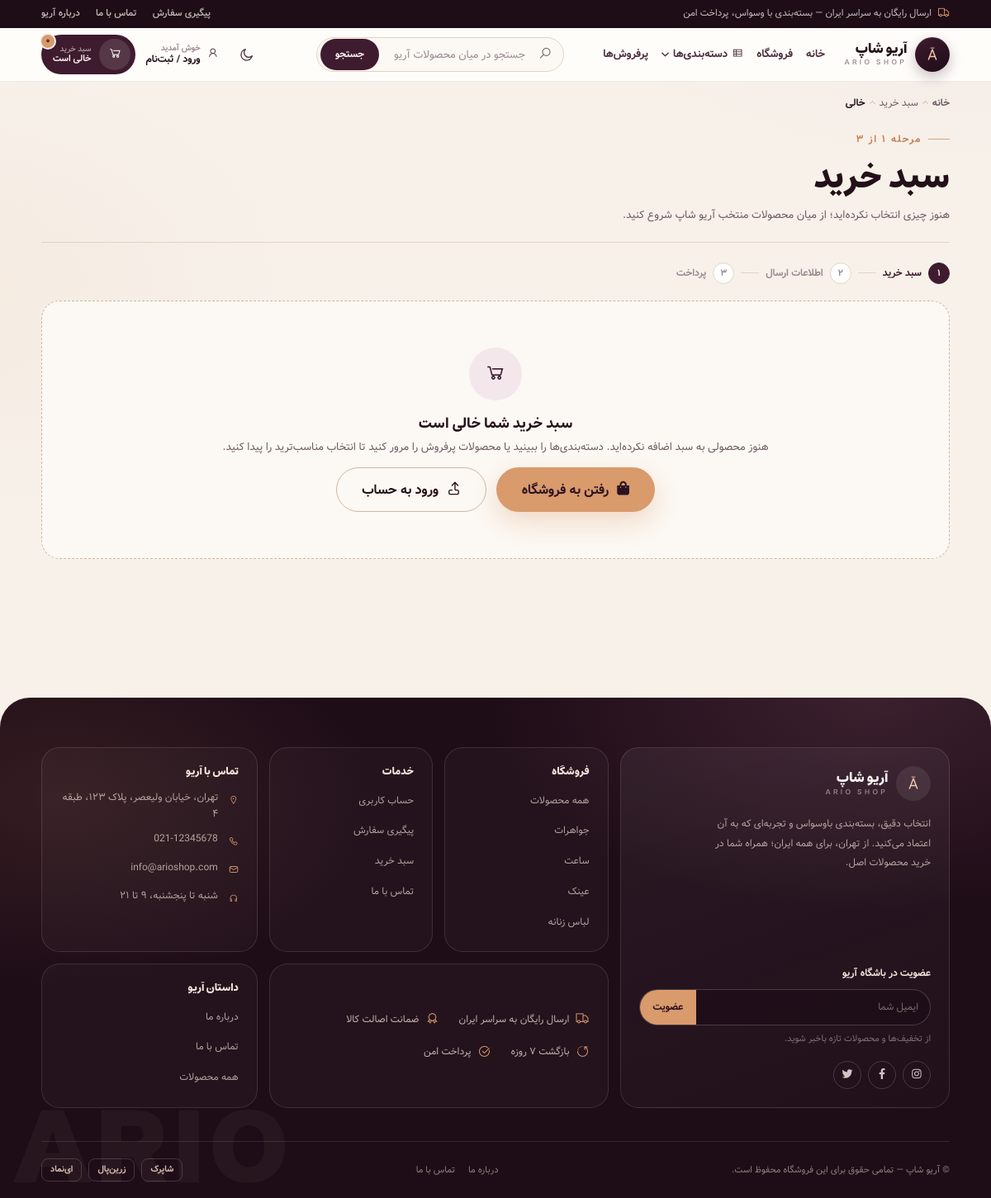
/cart/empty/, run on the app's committed database.
### Products_Module/models.py (models this page shows, shortened)
class Category(models.Model):
    name = models.CharField(max_length=200, verbose_name='نام دسته‌بندی')
    slug = models.SlugField(max_length=200, unique=True, allow_unicode=True, verbose_name='نامک')
    image = models.ImageField(upload_to='categories/', blank=True, null=True, verbose_name='تصویر')
    parent = models.ForeignKey('self', on_delete=models.CASCADE, null=True, blank=True, related_name='children',
                               verbose_name='دسته والد')
    is_active = models.BooleanField(default=True, verbose_name='فعال')
    created_at = models.DateTimeField(auto_now_add=True, verbose_name='تاریخ ایجاد')
    updated_at = models.DateTimeField(auto_now=True, verbose_name='تاریخ به‌روزرسانی')
    class Meta:
        verbose_name = 'دسته‌بندی'
        verbose_name_plural = 'دسته‌بندی‌ها'
        ordering = ['name']
        indexes = [
            models.Index(fields=['is_active', 'parent'], name='category_active_parent_idx'),
        ]
    def get_absolute_url(self):
        return reverse('products:category', kwargs={'slug': self.slug})
    @property
    def has_children(self):
        cached = getattr(self, '_has_children', None)
        if cached is None:
            prefetched = getattr(self, '_prefetched_objects_cache', {}).get('children')
            if prefetched is not None:
                cached = any(child.is_active for child in prefetched)
            else:
                cached = self.children.filter(is_active=True).exists()
            self._has_children = cached
        return cached

### Contact_Module/models.py (models this page shows, shortened)
class ContactInfo(models.Model):
    office_address = models.TextField(verbose_name='آدرس دفتر')
    email = models.EmailField(verbose_name='ایمیل')
    phone1 = models.CharField(max_length=15, verbose_name='تلفن اول')
    phone2 = models.CharField(max_length=15, blank=True, null=True, verbose_name='تلفن دوم')
    map_embed = models.TextField(verbose_name='کد iframe نقشه گوگل')
    facebook_url = models.URLField(blank=True, null=True, verbose_name='لینک فیسبوک')
    twitter_url = models.URLField(blank=True, null=True, verbose_name='لینک توییتر')
    instagram_url = models.URLField(blank=True, null=True, verbose_name='لینک اینستاگرام')
    youtube_url = models.URLField(blank=True, null=True, verbose_name='لینک یوتیوب')
    pinterest_url = models.URLField(blank=True, null=True, verbose_name='لینک پینترست')
    is_active = models.BooleanField(default=True, verbose_name='فعال')
    created_at = models.DateTimeField(auto_now_add=True, verbose_name='تاریخ ایجاد')
    updated_at = models.DateTimeField(auto_now=True, verbose_name='تاریخ بروزرسانی')
    class Meta:
        verbose_name = 'اطلاعات تماس'
        verbose_name_plural = 'اطلاعات تماس'

### Cart_Module/views.py (the view)
# urls.py: path('empty/', views.cart_empty, name='empty'),
@never_cache
def cart_empty(request):
    return render(request, 'cart/cart_empty.html')

### Cart_Module/templates/cart/cart_empty.html (shortened to what this page needs)
{% extends 'shared/base.html' %}
{% load static %}
{% block body_class %}no-bottomnav{% endblock %}
{% block content %}
<div class="ar-container">
    {% include 'shared/breadcrumbs.html' with crumb1_title="سبد خرید" crumb_last="خالی" %}
    {% include 'shared/page_head.html' with title="سبد خرید" desc="هنوز چیزی انتخاب نکرده‌اید؛ از میان محصولات منتخب آریو شاپ شروع کنید." eyebrow="مرحله ۱ از ۳" %}
</div>
<div class="ar-container page-content">
    <ol class="ar-cartsteps" aria-label="مراحل خرید">
        <li class="ar-step is-current" aria-current="step">
            <span class="ar-step__dot">۱</span>
            <span>سبد خرید</span>
        </li>
        <li class="ar-step__sep" aria-hidden="true"></li>
        <li class="ar-step">
            <span class="ar-step__dot">۲</span>
            <span>اطلاعات ارسال</span>
        </li>
        <li class="ar-step__sep" aria-hidden="true"></li>
        <li class="ar-step">
            <span class="ar-step__dot">۳</span>
            <span>پرداخت</span>
        </li>
    </ol>
    <div class="ar-empty">
        <span class="ar-empty__icon"><i class="icon-shopping-cart" aria-hidden="true"></i></span>
        <p>
            <strong>سبد خرید شما خالی است</strong>
            هنوز محصولی به سبد اضافه نکرده‌اید. دسته‌بندی‌ها را ببینید یا محصولات پرفروش را مرور کنید تا انتخاب مناسب‌ترید را پیدا کنید.
        </p>
        <div class="ar-row-center">
            <a class="ar-btn ar-btn--gold ar-btn--lg" href="{% url 'products:list' %}">
                <i class="icon-shopping-bag" aria-hidden="true"></i>
                رفتن به فروشگاه
            </a>
            {% if user.is_authenticated %}
            <a class="ar-btn ar-btn--outline ar-btn--lg" href="{% url 'accounts:orders' %}">
                <i class="icon-th-list" aria-hidden="true"></i>
                سفارش‌های من
            </a>
            {% else %}
            <a class="ar-btn ar-btn--outline ar-btn--lg" href="{% url 'accounts:login_register' %}">
                <i class="icon-sign-in" aria-hidden="true"></i>
                ورود به حساب
            </a>
            {% endif %}
        </div>
    </div>
</div>
{% endblock %}

### templates/shared/footer.html (shortened to what this page needs)
{% load static %}
{% load number_tags %}
<footer class="ar-footer">
    <div class="ar-container">
        <div class="ar-footer__grid">
            <div class="ar-footer__cell ar-footer__cell--brand">
                <a href="{% url 'index' %}" class="ar-brand" aria-label="آریو شاپ — صفحه اصلی">
                    <span class="ar-brand__mark">{% include 'shared/logo_mark.html' %}</span>
                    <span class="ar-brand__text">
                        <span class="ar-brand__name">آریو شاپ</span>
                        <span class="ar-brand__tag">ARIO SHOP</span>
                    </span>
                </a>
                <p class="ar-footer__about">
                    انتخاب دقیق، بسته‌بندی باوسواس و تجربه‌ای که به آن اعتماد می‌کنید.
                    از تهران، برای همه ایران؛ همراه شما در خرید محصولات اصل.
                </p>
                <form class="ar-subscribe" action="{% url 'contact' %}" method="post">
                    <label class="ar-subscribe__label" for="arNewsletterEmail">عضویت در باشگاه آریو</label>
                    <div class="ar-subscribe__field">
                        <input id="arNewsletterEmail" type="email" name="email" placeholder="ایمیل شما" required autocomplete="email">
                        <button type="submit">عضویت</button>
                    </div>
                    <span class="ar-subscribe__hint">از تخفیف‌ها و محصولات تازه باخبر شوید.</span>
                </form>
                <div class="ar-socials">
                    {% if contact_info.instagram_url %}<a href="{{ contact_info.instagram_url }}" target="_blank" rel="noopener" aria-label="اینستاگرام"><i class="icon-instagram" aria-hidden="true"></i></a>{% endif %}
                    {% if contact_info.facebook_url %}<a href="{{ contact_info.facebook_url }}" target="_blank" rel="noopener" aria-label="فیسبوک"><i class="icon-facebook-f" aria-hidden="true"></i></a>{% endif %}
                    {% if contact_info.twitter_url %}<a href="{{ contact_info.twitter_url }}" target="_blank" rel="noopener" aria-label="توییتر"><i class="icon-twitter" aria-hidden="true"></i></a>{% endif %}
                </div>
            </div>
            <div class="ar-footer__cell">
                <h3 class="ar-footer__title">فروشگاه</h3>
                <ul class="ar-footer__links">
                    <li><a href="{% url 'products:list' %}">همه محصولات</a></li>
                    {% for category in navbar_categories|slice:":4" %}
                    <li><a href="{{ category.get_absolute_url }}">{{ category.name }}</a></li>
                    {% endfor %}
                </ul>
            </div>
            <div class="ar-footer__cell">
                <h3 class="ar-footer__title">خدمات</h3>
                <ul class="ar-footer__links">
                    <li><a href="{% url 'accounts:dashboard' %}">حساب کاربری</a></li>
                    <li><a href="{% url 'accounts:orders' %}">پیگیری سفارش</a></li>
                    <li><a href="{% url 'cart:detail' %}">سبد خرید</a></li>
                    <li><a href="{% url 'contact' %}">تماس با ما</a></li>
                </ul>
            </div>
            <div class="ar-footer__cell">
                <h3 class="ar-footer__title">تماس با آریو</h3>
                <ul class="ar-contact-list">
                    {% if contact_info.office_address %}
                    <li><i class="icon-map-marker" aria-hidden="true"></i><span>{{ contact_info.office_address|fa_digits }}</span></li>
                    {% endif %}
                    {% if contact_info.phone1 %}
                    <li><i class="icon-phone" aria-hidden="true"></i><a href="tel:{{ contact_info.phone1 }}" dir="ltr">{{ contact_info.phone1 }}</a></li>
                    {% endif %}
                    {% if contact_info.email %}
                    <li><i class="icon-envelope" aria-hidden="true"></i><a href="mailto:{{ contact_info.email }}" dir="ltr">{{ contact_info.email }}</a></li>
                    {% endif %}
                    <li><i class="icon-headphones" aria-hidden="true"></i><span>شنبه تا پنجشنبه، ۹ تا ۲۱</span></li>
                </ul>
            </div>
            <div class="ar-footer__cell ar-footer__cell--trust">
                <ul class="ar-footer__trust">
                    <li><i class="icon-truck" aria-hidden="true"></i> ارسال رایگان به سراسر ایران</li>
                    <li><i class="icon-certificate" aria-hidden="true"></i> ضمانت اصالت کالا</li>
                    <li><i class="icon-rotate-left" aria-hidden="true"></i> بازگشت ۷ روزه</li>
                    <li><i class="icon-check-circle-o" aria-hidden="true"></i> پرداخت امن</li>
                </ul>
            </div>
            <div class="ar-footer__cell">
                <h3 class="ar-footer__title">داستان آریو</h3>
                <ul class="ar-footer__links">
                    <li><a href="{% url 'AboutUs_Module:about' %}">درباره ما</a></li>
                    <li><a href="{% url 'contact' %}">تماس با ما</a></li>
                    <li><a href="{% url 'products:list' %}">همه محصولات</a></li>
                </ul>
            </div>
        </div>
        <div class="ar-footer__bottom">
            <p style="margin:0">© آریو شاپ — تمامی حقوق برای این فروشگاه محفوظ است.</p>
            <ul class="ar-footer__legal">
                <li><a href="{% url 'AboutUs_Module:about' %}">درباره ما</a></li>
                <li><a href="{% url 'contact' %}">تماس با ما</a></li>
            </ul>
            <div class="ar-footer__badges" aria-label="درگاه‌های پرداخت">
                <span class="ar-footer__badge">شاپرک</span>
                <span class="ar-footer__badge">زرین‌پال</span>
                <span class="ar-footer__badge">ای‌نماد</span>
            </div>
        </div>
        <div class="ar-footer__wordmark" aria-hidden="true">ARIO</div>
    </div>
</footer>

### data on the page
Category: name "جواهرات"
Category: name "ساعت"
Category: name "عینک"
Category: name "لباس زنانه"
ContactInfo: office_address|fa_digits "تهران، خیابان ولیعصر، پلاک ۱۲۳، طبقه ۴", phone1 "021-12345678", email "info@arioshop.com"

### other printed values
{{ cart_count|default:0|ar_digits }} "۰"
{{ crumb1_title }} "سبد خرید"
{{ crumb_last|default:"صفحه" }} "خالی"
{{ eyebrow }} "مرحله ۱ از ۳"
{{ title }} "سبد خرید"
{{ desc }} "هنوز چیزی انتخاب نکرده‌اید؛ از میان محصولات منتخب آریو شاپ شروع کنید."
